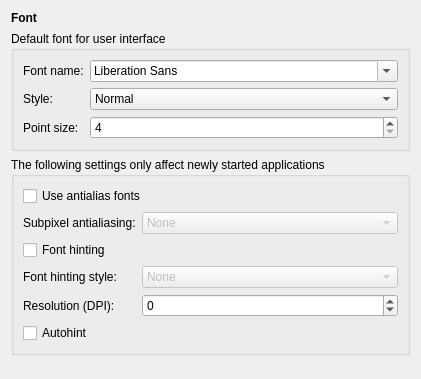
<?xml version="1.0" encoding="UTF-8"?>
<ui version="4.0">
 <class>FontsConfig</class>
 <widget class="QWidget" name="FontsConfig">
  <property name="geometry">
   <rect>
    <x>0</x>
    <y>0</y>
    <width>421</width>
    <height>379</height>
   </rect>
  </property>
  <layout class="QVBoxLayout" name="verticalLayout">
   <item>
    <widget class="QLabel" name="label">
     <property name="font">
      <font>
       <weight>75</weight>
       <bold>true</bold>
      </font>
     </property>
     <property name="text">
      <string>Font</string>
     </property>
    </widget>
   </item>
   <item>
    <widget class="QGroupBox" name="groupBox">
     <property name="title">
      <string>Default font for user interface</string>
     </property>
     <layout class="QFormLayout" name="formLayout_3">
      <item row="0" column="0">
       <widget class="QLabel" name="label_2">
        <property name="text">
         <string>Font name:</string>
        </property>
       </widget>
      </item>
      <item row="0" column="1">
       <widget class="QFontComboBox" name="fontName"/>
      </item>
      <item row="1" column="0">
       <widget class="QLabel" name="label_6">
        <property name="text">
         <string>Style:</string>
        </property>
       </widget>
      </item>
      <item row="2" column="0">
       <widget class="QLabel" name="label_7">
        <property name="text">
         <string>Point size:</string>
        </property>
       </widget>
      </item>
      <item row="2" column="1">
       <widget class="QSpinBox" name="fontSize">
        <property name="minimum">
         <number>4</number>
        </property>
       </widget>
      </item>
      <item row="1" column="1">
       <widget class="QComboBox" name="fontStyle">
        <item>
         <property name="text">
          <string>Normal</string>
         </property>
        </item>
        <item>
         <property name="text">
          <string>Bold</string>
         </property>
        </item>
        <item>
         <property name="text">
          <string>Italic</string>
         </property>
        </item>
        <item>
         <property name="text">
          <string>Bold Italic</string>
         </property>
        </item>
       </widget>
      </item>
     </layout>
    </widget>
   </item>
   <item>
    <widget class="QGroupBox" name="xftSettings">
     <property name="title">
      <string>The following settings only affect newly started applications</string>
     </property>
     <layout class="QFormLayout" name="formLayout_2">
      <item row="0" column="0" colspan="2">
       <widget class="QCheckBox" name="antialias">
        <property name="text">
         <string>Use antialias fonts</string>
        </property>
       </widget>
      </item>
      <item row="3" column="0">
       <widget class="QLabel" name="label_3">
        <property name="text">
         <string>Font hinting style:</string>
        </property>
       </widget>
      </item>
      <item row="3" column="1">
       <widget class="QComboBox" name="hintStyle">
        <property name="enabled">
         <bool>false</bool>
        </property>
        <item>
         <property name="text">
          <string>None</string>
         </property>
        </item>
        <item>
         <property name="text">
          <string>Slight</string>
         </property>
        </item>
        <item>
         <property name="text">
          <string>Medium</string>
         </property>
        </item>
        <item>
         <property name="text">
          <string>Full</string>
         </property>
        </item>
       </widget>
      </item>
      <item row="2" column="0" colspan="2">
       <widget class="QCheckBox" name="hinting">
        <property name="text">
         <string>Font hinting</string>
        </property>
       </widget>
      </item>
      <item row="5" column="0">
       <widget class="QLabel" name="label_5">
        <property name="text">
         <string>Resolution (DPI):</string>
        </property>
       </widget>
      </item>
      <item row="6" column="0" colspan="2">
       <widget class="QCheckBox" name="autohint">
        <property name="text">
         <string>Autohint</string>
        </property>
       </widget>
      </item>
      <item row="5" column="1">
       <widget class="QSpinBox" name="dpi">
        <property name="minimum">
         <number>-1</number>
        </property>
        <property name="maximum">
         <number>1048576</number>
        </property>
       </widget>
      </item>
      <item row="1" column="0">
       <widget class="QLabel" name="label_4">
        <property name="text">
         <string>Subpixel antialiasing:</string>
        </property>
       </widget>
      </item>
      <item row="1" column="1">
       <widget class="QComboBox" name="subpixel">
        <property name="enabled">
         <bool>false</bool>
        </property>
        <item>
         <property name="text">
          <string>None</string>
         </property>
        </item>
        <item>
         <property name="text">
          <string>RGB</string>
         </property>
        </item>
        <item>
         <property name="text">
          <string>BGR</string>
         </property>
        </item>
        <item>
         <property name="text">
          <string>VRGB</string>
         </property>
        </item>
        <item>
         <property name="text">
          <string>VBGR</string>
         </property>
        </item>
       </widget>
      </item>
     </layout>
    </widget>
   </item>
   <item>
    <spacer name="verticalSpacer">
     <property name="orientation">
      <enum>Qt::Vertical</enum>
     </property>
     <property name="sizeHint" stdset="0">
      <size>
       <width>20</width>
       <height>40</height>
      </size>
     </property>
    </spacer>
   </item>
  </layout>
 </widget>
 <resources/>
 <connections>
  <connection>
   <sender>antialias</sender>
   <signal>toggled(bool)</signal>
   <receiver>subpixel</receiver>
   <slot>setEnabled(bool)</slot>
   <hints>
    <hint type="sourcelabel">
     <x>225</x>
     <y>109</y>
    </hint>
    <hint type="destinationlabel">
     <x>298</x>
     <y>140</y>
    </hint>
   </hints>
  </connection>
  <connection>
   <sender>hinting</sender>
   <signal>toggled(bool)</signal>
   <receiver>hintStyle</receiver>
   <slot>setEnabled(bool)</slot>
   <hints>
    <hint type="sourcelabel">
     <x>225</x>
     <y>171</y>
    </hint>
    <hint type="destinationlabel">
     <x>298</x>
     <y>202</y>
    </hint>
   </hints>
  </connection>
 </connections>
</ui>
